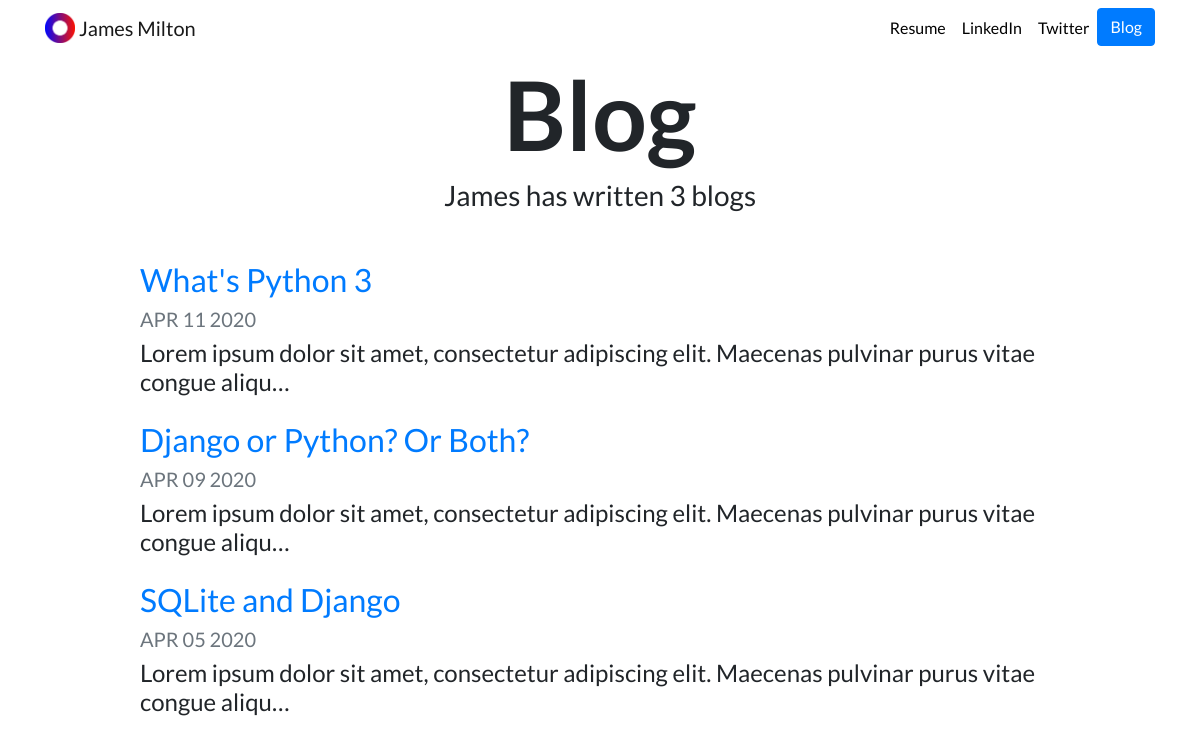
Screenshot of /blog/ with the database file from the repository.
### blog/models.py (models this page shows, shortened)
class Blog(models.Model):
    title = models.CharField(max_length=200)
    date = models.DateField()
    post = models.TextField()

### blog/views.py (the view)
# urls.py: path('', views.all_blogs, name='all_blogs'),
def all_blogs(request):
    blogs = Blog.objects.order_by('-date')
    return render(request, 'blog/all_blogs.html', {'blogs':blogs})

### blog/templates/blog/all_blogs.html
{% extends "portfolio/base.html" %}
{% load static %}
{% block content %}
<h1 id="blogtitle" class="font-weight-bold text-center">Blog</h1>
<h3 class="text-center mb-5">James has written {{ blogs.count }} blog{{ blogs.count|pluralize }}</h3>
{% for blog in blogs %}
<div class="row justify-content-center my-3">
  <div class="col-md-10">
    <a href="{% url 'blog:detail' blog.id %}">
      <h2>{{ blog.title }}</h2>
    </a>
    <h5 class="text-muted">{{ blog.date|date:'M d Y'|upper }}</h5>
    <h4>{{ blog.post|striptags|truncatechars:100 }}</h4>
  </div>
</div>
{% endfor %}
{% endblock %}

### portfolio/static/portfolio/custom.css (style rules this page uses)
body { font-family: 'Lato', sans-serif; }
#blogtitle { font-size: 6rem; }

### rows the page displays
Blog: title "What's Python 3", date "APR 11 2020", post "Lorem ipsum dolor sit amet, consectetur adipiscing elit. Maecenas pulvinar purus vitae congue aliqu…"
Blog: title "Django or Python? Or Both?", date "APR 09 2020", post "Lorem ipsum dolor sit amet, consectetur adipiscing elit. Maecenas pulvinar purus vitae congue aliqu…"
Blog: title "SQLite and Django", date "APR 05 2020", post "Lorem ipsum dolor sit amet, consectetur adipiscing elit. Maecenas pulvinar purus vitae congue aliqu…"

### other values shown
{{ blogs.count }} "3"
